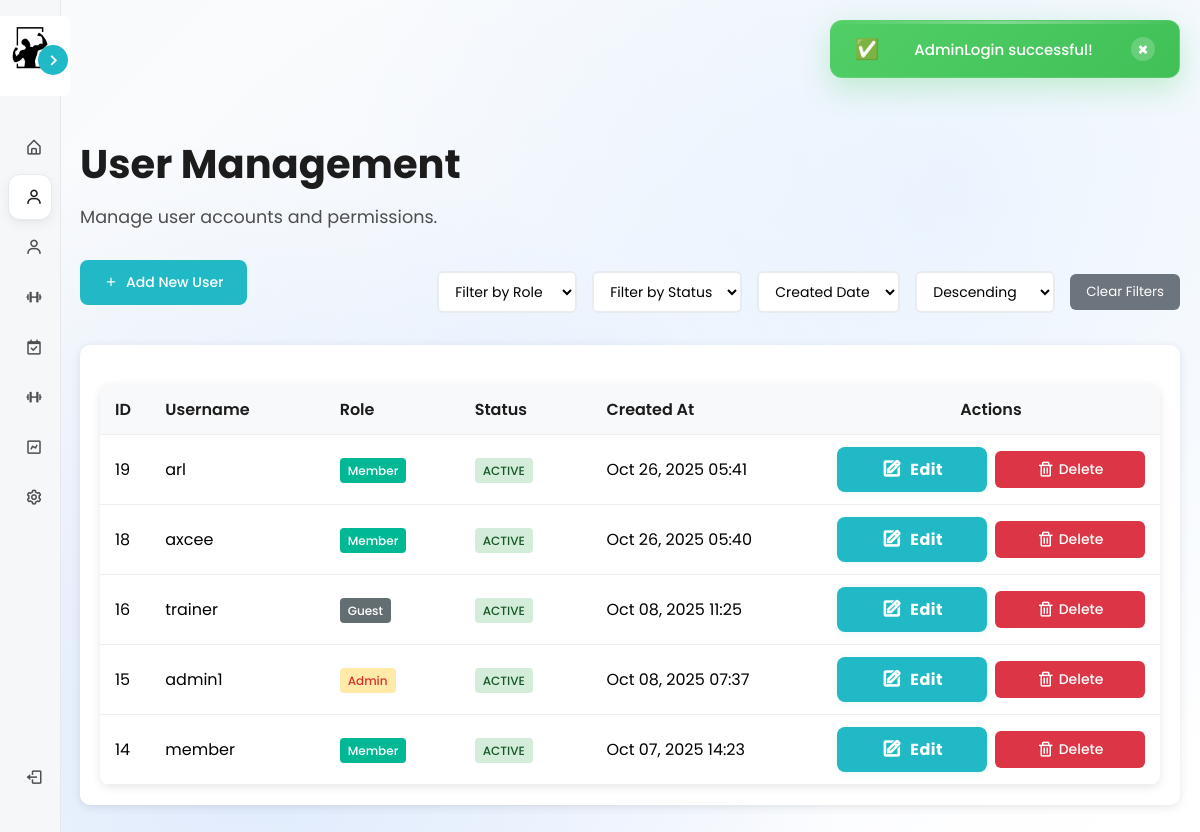
Before: /views/admin/users.php (signed in) with the older database file.
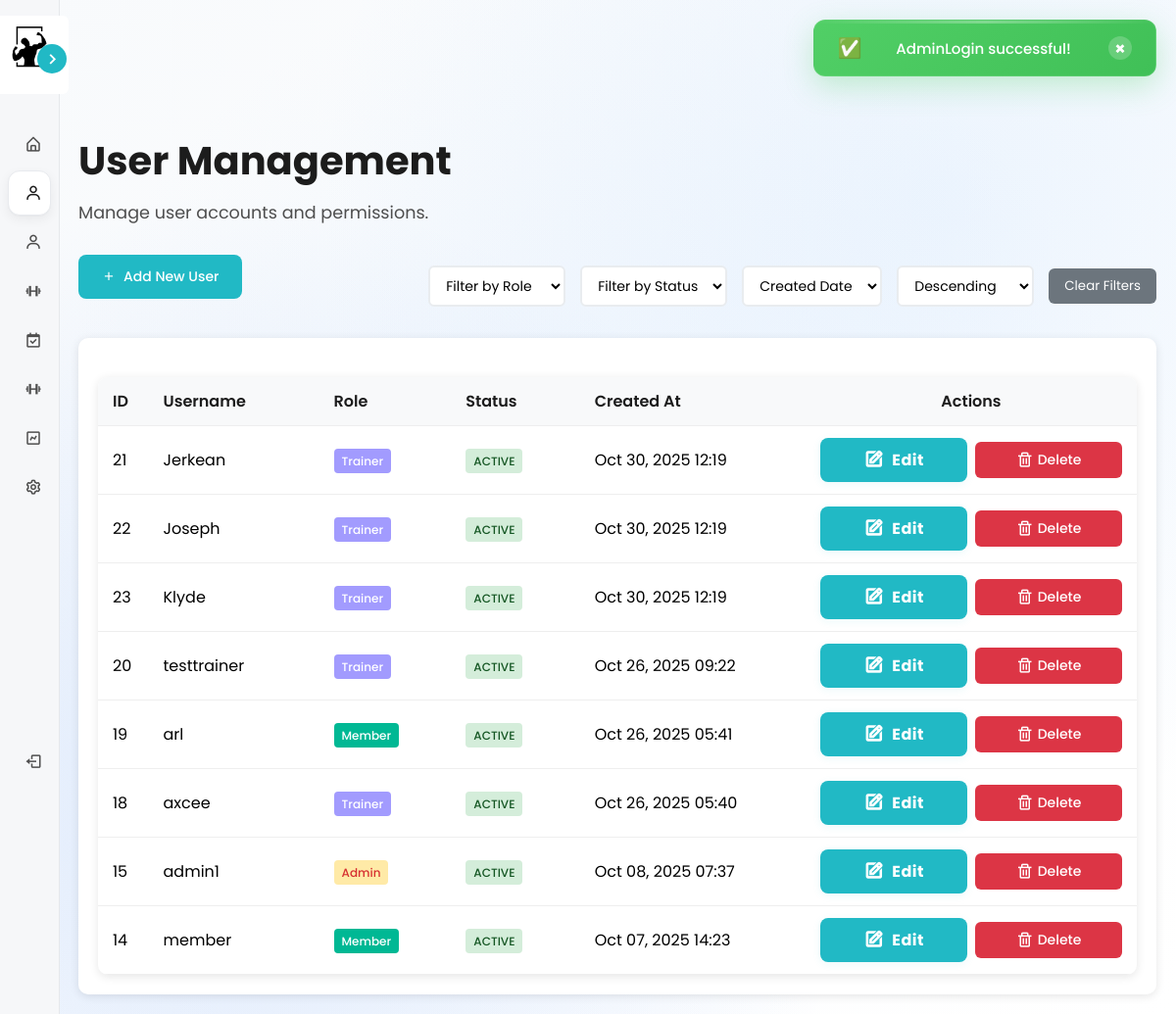
After: the same page with the newer database file.
### tables this page shows
CREATE TABLE `users` (
  `user_id` int(11) NOT NULL,
  `username` varchar(50) NOT NULL,
  `password` varchar(255) NOT NULL,
  `role` enum('admin','trainer','member','guest') NOT NULL,
  `created_at` timestamp NOT NULL DEFAULT current_timestamp(),
  `status` enum('active','inactive','','') DEFAULT NULL
);

### controllers/AdminController.php (called while the page is built, shortened)
<?php
require_once __DIR__ . '/../config/database.php';
require_once __DIR__ . '/../models/Member.php';
require_once __DIR__ . '/../models/Trainer.php';
class AdminController {
    private $db;
    public function __construct() {
        $database = new Database();
        $this->db = $database->getConnection();
    }
    public function getAllUsers($filter_role = null, $filter_status = null, $sort_by = 'created_at', $sort_order = 'DESC') {
        try {
            $where_clauses = [];
            $params = [];
            $where_sql = !empty($where_clauses) ? "WHERE " . implode(" AND ", $where_clauses) : "";
            $valid_sort_columns = ['user_id', 'username', 'role', 'status', 'created_at'];
            $sort_order = strtoupper($sort_order) === 'ASC' ? 'ASC' : 'DESC';
            $sql = "SELECT user_id, username, role, status, created_at FROM users $where_sql ORDER BY $sort_by $sort_order";
            $stmt = $this->db->prepare($sql);
            $stmt->execute();
            return $stmt->fetchAll(PDO::FETCH_ASSOC);
        } catch (PDOException $e) {
            error_log("Get all users error: " . $e->getMessage());
            return [];
        }
    }
}
?>

### config/database.php (called while the page is built, shortened)
<?php
class Database {
    private $host = "localhost";
    private $db_name = "gymmanagement";
    private $username = "root";
    private $password = "";
    public function getConnection() {
        $this->conn = null;
        try {
            $this->conn = new PDO("mysql:host=" . $this->host . ";dbname=" . $this->db_name,
                                   $this->username, $this->password);
            $this->conn->exec("set names utf8");
        } catch(PDOException $exception) {
            echo "Connection error: " . $exception->getMessage();
        }
        return $this->conn;
    }
}
?>

### models/Member.php (called while the page is built, shortened)
<?php
require_once __DIR__ . '/../config/database.php';
class Member {
    public function __construct() {
        $database = new Database();
    }
}

### models/Trainer.php (called while the page is built, shortened)
<?php
require_once __DIR__ . '/../config/database.php';
class Trainer {
    public function __construct() {
        $database = new Database();
    }
}
?>

### views/admin/users.php (the view, shortened to what the changed rows need)
<?php
require_once '../../controllers/AdminController.php';
$adminController = new AdminController();
$filter_role = $_GET['filter_role'] ?? null;
$filter_status = $_GET['filter_status'] ?? null;
$sort_by = $_GET['sort_by'] ?? 'created_at';
$sort_order = $_GET['sort_order'] ?? 'DESC';
$users = $adminController->getAllUsers($filter_role, $filter_status, $sort_by, $sort_order);
?>
<!DOCTYPE html>
<html lang="en">
<head>
    <link rel="stylesheet" href="../../assets/css/member_styles.css">
    <link rel="stylesheet" href="../../assets/css/modal_styles.css">
    <link rel="stylesheet" href="../../assets/css/admin_users_styles.css">
    <link href='https://unpkg.com/boxicons@2.1.4/css/boxicons.min.css' rel='stylesheet'>
</head>
<body>
    <?php include '../components/dynamic_sidebar.php'; ?>
    <div class="main-content">
        <div class="content-wrapper">
            <div class="dashboard-header">
                <h1>User Management</h1>
            </div>
            <div class="card">
                <table class="users-table">
                    <thead>
                        <tr>
                            <th>ID</th>
                            <th>Username</th>
                            <th>Role</th>
                            <th>Status</th>
                            <th>Created At</th>
                            <th>Actions</th>
                        </tr>
                    </thead>
                    <tbody>
                        <?php foreach ($users as $user): ?>
                        <tr>
                            <td><?php echo htmlspecialchars($user['user_id']); ?></td>
                            <td><?php echo htmlspecialchars($user['username']); ?></td>
                            <td>
                                <span class="role-badge role-<?php echo htmlspecialchars($user['role']); ?>">
                                    <?php echo htmlspecialchars($user['role']); ?>
                                </span>
                            </td>
                            <td>
                                <span class="status-badge status-<?php echo htmlspecialchars($user['status']); ?>">
                                    <?php echo htmlspecialchars($user['status']); ?>
                                </span>
                            </td>
                            <td><?php echo htmlspecialchars(date('M d, Y H:i', strtotime($user['created_at']))); ?></td>
                            <td>
                                <div class="action-buttons">
                                    <button class="action-btn btn-edit" onclick="openEditUserModal(<?php echo $user['user_id']; ?>, '<?php echo htmlspecialchars($user['username']); ?>', '<?php echo htmlspecialchars($user['role']); ?>', '<?php echo htmlspecialchars($user['status']); ?>')" title="Edit User">
                                        <i class='bx bx-edit'></i> Edit
                                    </button>
                                    <button class="action-btn btn-delete" onclick="openDeleteUserModal(<?php echo $user['user_id']; ?>, '<?php echo htmlspecialchars($user['username']); ?>')" title="Delete User">
                                        <i class='bx bx-trash'></i> Delete
                                    </button>
                                </div>
                            </td>
                        </tr>
                        <?php endforeach; ?>
                    </tbody>
                </table>
            </div>
        </div>
    </div>
</body>
</html>

### views/components/dynamic_sidebar.php (shortened to what the changed rows need)
<?php
$user_role = $_SESSION['role'] ?? 'guest';
$config_path = __DIR__ . '/../../config/sidebar_config.php';
if (file_exists($config_path)) {
    $menu_configs = include $config_path;
}
$current_config = $menu_configs[$user_role] ?? $menu_configs['guest'];
$current_page = basename($_SERVER['PHP_SELF']);
?>
<nav class="sidebar close" id="dynamicSidebar">
    <div class="menu-bar">
        <div class="menu">
            <ul class="menu-links">
                <?php
                $current_section = null;
                $section_count = 0;
                foreach ($current_config['items'] as $idx => $item) {
                    if (isset($item['type']) && $item['type'] === 'section') {
                        if ($current_section !== null) {
                            echo "</ul>\n";
                        }
                        $current_section = $item['label'];
                        $section_id = "collapsible-section-$section_count";
                        echo "<ul class='menu-collapsible' id='$section_id'>\n";
                        $section_count++;
                        continue;
                    }
                    $is_active = isset($item['active']) && $item['active'];
                    if (isset($item['url']) && basename($item['url']) === $current_page) $is_active = true;
                    if (isset($item['type']) && $item['type'] === 'dropdown') {
                        echo "<li class=\"nav-link " . ($is_active ? 'active' : '') . "\">";
                        echo "<button class='dropdown-btn'><i class='bx " . htmlspecialchars($item['icon']) . " icon'></i><span class='text nav-text'>" . htmlspecialchars($item['text']) . "</span><i class='bx bx-chevron-down dropdown-arrow'></i></button></li>\n";
                        echo "<div class='dropdown-container'>";
                        foreach ($item['submenu'] as $subitem) {
                            echo "<a href='" . htmlspecialchars($subitem['url']) . "'><span class='text nav-text'>" . htmlspecialchars($subitem['text']) . "</span></a>\n";
                        }
                        echo "</div>\n";
                    } else {
                        echo "<li class=\"nav-link " . ($is_active ? 'active' : '') . "\"><a href=\"" . htmlspecialchars($item['url']) . "\" data-tooltip=\"" . htmlspecialchars($item['text']) . "\"><i class='bx " . htmlspecialchars($item['icon']) . " icon'></i><span class='text nav-text'>" . htmlspecialchars($item['text']) . "</span></a></li>\n";
                    }
                }
                if ($current_section !== null) {
                    echo "</ul>\n";
                }
                ?>
            </ul>
        </div>
    </div>
</nav>
<link rel="stylesheet" href="../../assets/css/modal_styles.css">

Changed rows visible on the page:
removed users: user_id "16", username "trainer", role "Guest", status "ACTIVE", created_at "Oct 08, 2025 11:25"
added users: user_id "21", username "Jerkean", role "Trainer", status "ACTIVE", created_at "Oct 30, 2025 12:19"
added users: user_id "22", username "Joseph", role "Trainer", status "ACTIVE", created_at "Oct 30, 2025 12:19"
added users: user_id "23", username "Klyde", role "Trainer", status "ACTIVE", created_at "Oct 30, 2025 12:19"
added users: user_id "20", username "testtrainer", role "Trainer", status "ACTIVE", created_at "Oct 26, 2025 09:22"
changed users "axcee": role "Member" → "Trainer"
